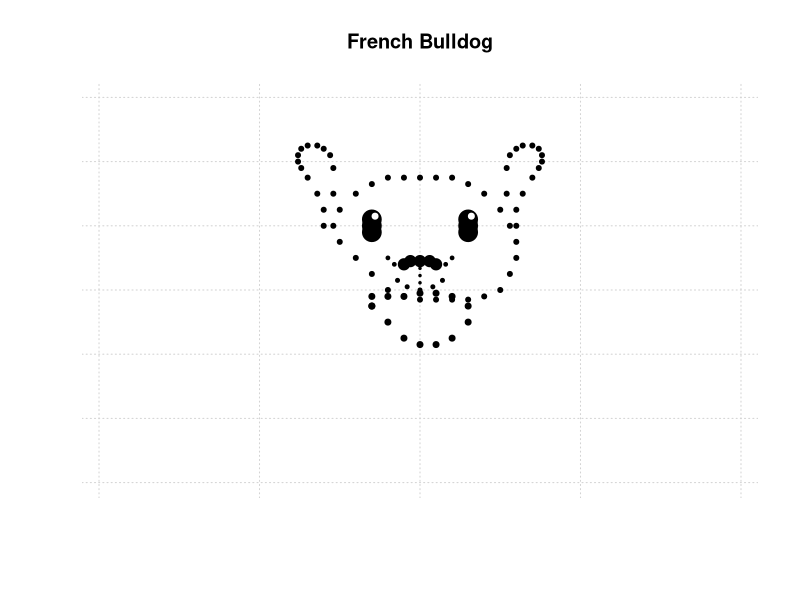

This figure's R source:
## ---- chunk 1
#| echo: false
plot(NULL, xlim=c(0,10), ylim=c(0,12), asp=1, axes=F, xlab="", ylab="", main="French Bulldog")
grid()

# Left ear (bat ear)
points(c(2,2,1.8,1.5,1.3,1.2,1.2,1.3,1.5,1.8,2,2.2,2.3,2.3), 
       c(8,8.5,9,9.5,9.8,10,10.2,10.4,10.5,10.5,10.4,10.2,9.8,9), pch=20, cex=1)

# Right ear
points(c(8,8,8.2,8.5,8.7,8.8,8.8,8.7,8.5,8.2,8,7.8,7.7,7.7), 
       c(8,8.5,9,9.5,9.8,10,10.2,10.4,10.5,10.5,10.4,10.2,9.8,9), pch=20, cex=1)

# Head outline
points(c(2.5,3,3.5,4,4.5,5,5.5,6,6.5,7,7.5,7.8,8,8,7.8,7.5,7,6.5,6,5.5,5,4.5,4,3.5,3,2.5,2.3), 
       c(8.5,9,9.3,9.5,9.5,9.5,9.5,9.5,9.3,9,8.5,8,7.5,7,6.5,6,5.8,5.7,5.7,5.7,5.7,5.8,6,6.5,7,7.5,8), 
       pch=20, cex=1)

# Left eye white
points(rep(3.5, 8), seq(7.5,8.5,length=8), pch=20, cex=2, col="white")
# Left eye black
points(c(3.5,3.5,3.5), c(7.8,8,8.2), pch=19, cex=2.5)
# Left eye highlight
points(3.6, 8.3, pch=19, cex=0.8, col="white")

# Right eye white
points(rep(6.5, 8), seq(7.5,8.5,length=8), pch=20, cex=2, col="white")
# Right eye black
points(c(6.5,6.5,6.5), c(7.8,8,8.2), pch=19, cex=2.5)
# Right eye highlight
points(6.6, 8.3, pch=19, cex=0.8, col="white")

# Nose
points(c(4.5,4.7,5,5.3,5.5), c(6.8,6.9,6.9,6.9,6.8), pch=19, cex=1.5)

# Snout dots (whiskers)
points(c(4,4.2), c(7,6.8), pch=19, cex=0.5)
points(c(6,5.8), c(7,6.8), pch=19, cex=0.5)

# Mouth
points(c(4.3,4.6,5,5.4,5.7), c(6.3,6.1,6,6.1,6.3), pch=20, cex=0.8)
points(rep(5,5), seq(6.9,6,length=5), pch=20, cex=0.5)

# Body/chest
points(c(3.5,4,4.5,5,5.5,6,6.5,6.5,6,5.5,5,4.5,4,3.5,3.5), 
       c(5.5,5,4.5,4.3,4.3,4.5,5,5.5,5.8,5.9,5.9,5.8,5.8,5.8,5.5), pch=20, cex=1.2)
